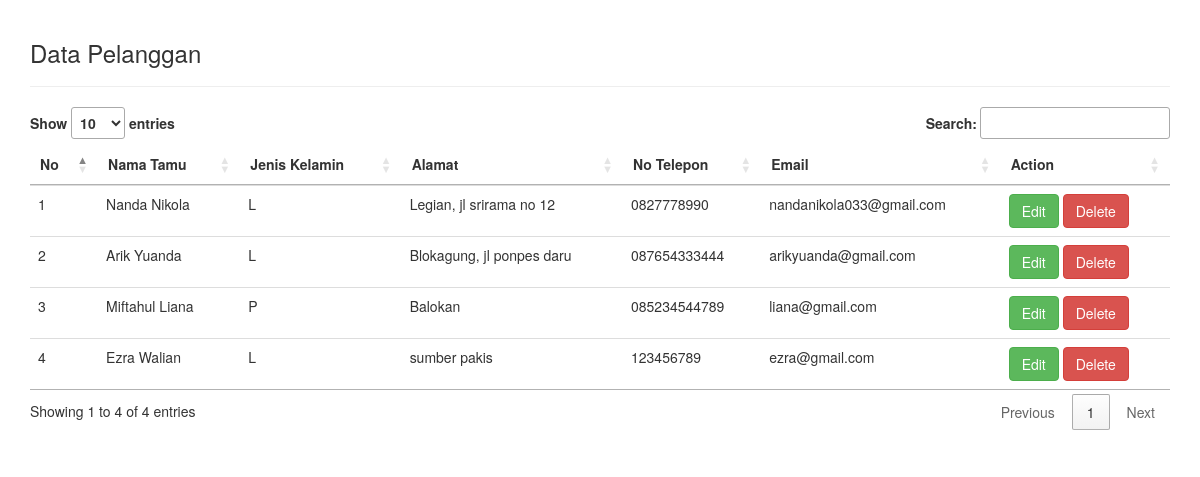
The app's page /pelanggan.php with its own data.
### tables this page shows
CREATE TABLE `tbl_pelanggan` (
  `id_tamu` int(25) NOT NULL,
  `level` int(25) NOT NULL DEFAULT 0,
  `nama_tamu` varchar(25) NOT NULL,
  `username` varchar(25) NOT NULL,
  `password` varchar(25) NOT NULL,
  `jk` varchar(25) NOT NULL,
  `alamat` varchar(25) NOT NULL,
  `no_tlp` varchar(25) NOT NULL,
  `email` varchar(25) NOT NULL,
  `flag` int(1) DEFAULT 1
);

### pelanggan.php (the view, shortened to what this page needs)
<!DOCTYPE html>
<html lang="en">
<head>
    <link rel="stylesheet" type="text/css" href="//cdn.datatables.net/1.10.11/css/jquery.dataTables.min.css">
    <link rel="stylesheet" href="https://maxcdn.bootstrapcdn.com/bootstrap/3.3.7/css/bootstrap.min.css">
</head>
<body>
<?php
    include 'helper/connect.php';
?>
<div class="container" style="padding-top: 20px; padding-bottom: 20px;">
    <h3>Data Pelanggan</h3>
<hr>
<table class="table table-stripped table-hover datatab" align="center">
    <thead>
        <tr>
            <th>No</th>
            <th>Nama Tamu</th>
            <th>Jenis Kelamin</th>
            <th>Alamat</th>
            <th>No Telepon</th>
            <th>Email</th>
            <th>Action</th>
        </tr>
    </thead>
<tbody>
<?php
    $sql = "select * from tbl_pelanggan where flag = 1";
    $query = mysqli_query($con, $sql);
    $no = 1;
    while ($data = mysqli_fetch_assoc($query)){
?>
<tr>
    <td><?php echo $no++; ?></td>
    <td><?php echo $data['nama_tamu']; ?></td>
    <td><?php echo $data['jk']; ?></td>
    <td><?php echo $data['alamat']; ?></td>
    <td><?php echo $data['no_tlp']; ?></td>
    <td><?php echo $data['email']; ?></td>
    <td>
    <a href="#" type="button" class="btn btn-success btn-md" data-toggle="modal" data-target="#myModal<?php echo $data['id_tamu']; ?>">Edit</a>
    <?php
        $id_tamu = $data["id_tamu"];
        echo "<a href='proses_admin/deleteTamu.php?id=$id_tamu' class='btn btn-danger'>Delete</a>";
    ?>
    </td>
</tr>
<?php
    }
?>
</tbody>
</table>
</div>
</body>
</html>

### records on screen
tbl_pelanggan: nama_tamu "Nanda Nikola", jk "L", alamat "Legian, jl srirama no 12", no_tlp "0827778990", email "nandanikola033@gmail.com"
tbl_pelanggan: nama_tamu "Arik Yuanda", jk "L", alamat "Blokagung, jl ponpes daru", no_tlp "087654333444", email "arikyuanda@gmail.com"
tbl_pelanggan: nama_tamu "Miftahul Liana", jk "P", alamat "Balokan", no_tlp "085234544789", email "liana@gmail.com"
tbl_pelanggan: nama_tamu "Ezra Walian", jk "L", alamat "sumber pakis", no_tlp "123456789", email "ezra@gmail.com"
